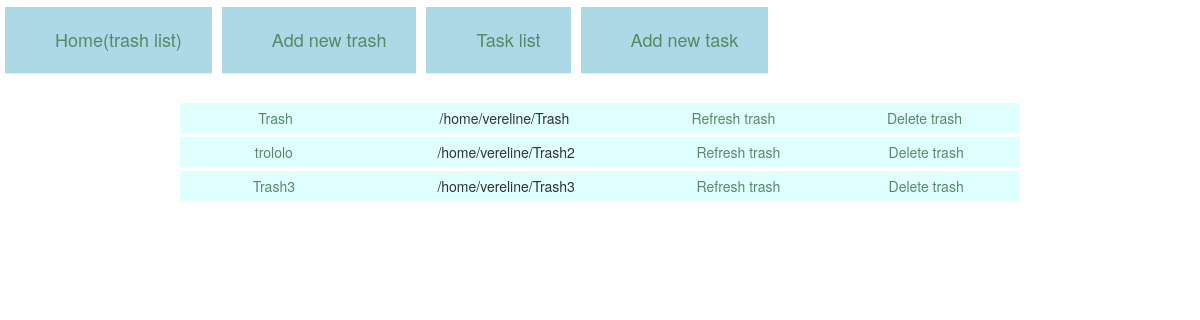
The app's page /, older data.
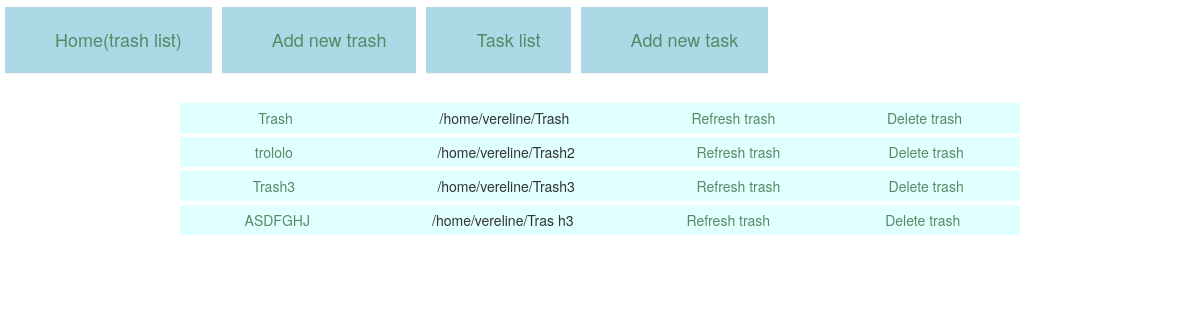
The same page, newer data.
### trashes/models.py (models this page shows, shortened)
class Trash(models.Model):
    name = models.CharField(max_length=256)
    path = models.CharField(max_length=256)
    info_path = models.CharField(max_length=256, default=' ')
    info_txt_path = models.CharField(max_length=256, default=' ')
    info_logging_path = models.CharField(max_length=256, default=' ')
    maximum_size = models.PositiveIntegerField(default=1000)
    maximum_time = models.PositiveIntegerField(default=7)
    policy_time = models.BooleanField(default=False)
    policy_size = models.BooleanField(default=False)
    is_busy = models.BooleanField(default=False)
    class Meta:
        db_table = 'trashes'

### trashes/views.py (the view)
# urls.py: url(r'^$', views.Main.as_view(), name='main'),
class Main(ListView):
    template_name = 'main.html'
    model = Trash

### templates/main.html
{% extends 'base.html' %}
{% block content %}
<table>
    <tbody>
        <tr>
            <td ><div class="page-header"><a href={% url 'main' %}>Home(trash list)</a></div></td>
            <td ><div class="page-header"><a href={% url 'add_trash' %}>Add new trash</a></div></td>
            <td ><div class="page-header"><a href={% url 'task_list'%}>Task list</a></div></td>
            <td ><div class="page-header"><a href={% url 'add_task'%}>Add new task</a></div></td>
        </tr>
    </tbody>
    </table>
{% for obj in object_list %}
    <table style="margin-left: auto; margin-right: auto; background-color: #E0FFFF" width= 70%>
    <tbody>
        <tr>
            <td style="width: 100px; text-align: center"><div><a href={% url 'define_action' pk=obj.pk %}>{{ obj.name }}</a></div></td>
            <td style="width: 100px; text-align: center"><div>{{ obj.path }}</div></td>
            <td style="width: 100px; text-align: center"><div><a href={% url 'refresh_trash' pk=obj.pk %}>Refresh trash</a></div></td>
            <td style="width: 100px; text-align: center"><div><a href={% url 'delete_trash' pk=obj.pk %}>Delete trash</a></div></td>
        </tr>
    </tbody>
    </table>
{% endfor %}
{% endblock %}

Row changes from the older to the newer data that the page shows:
added Trash: name "ASDFGHJ", path "/home/vereline/Tras h3"
